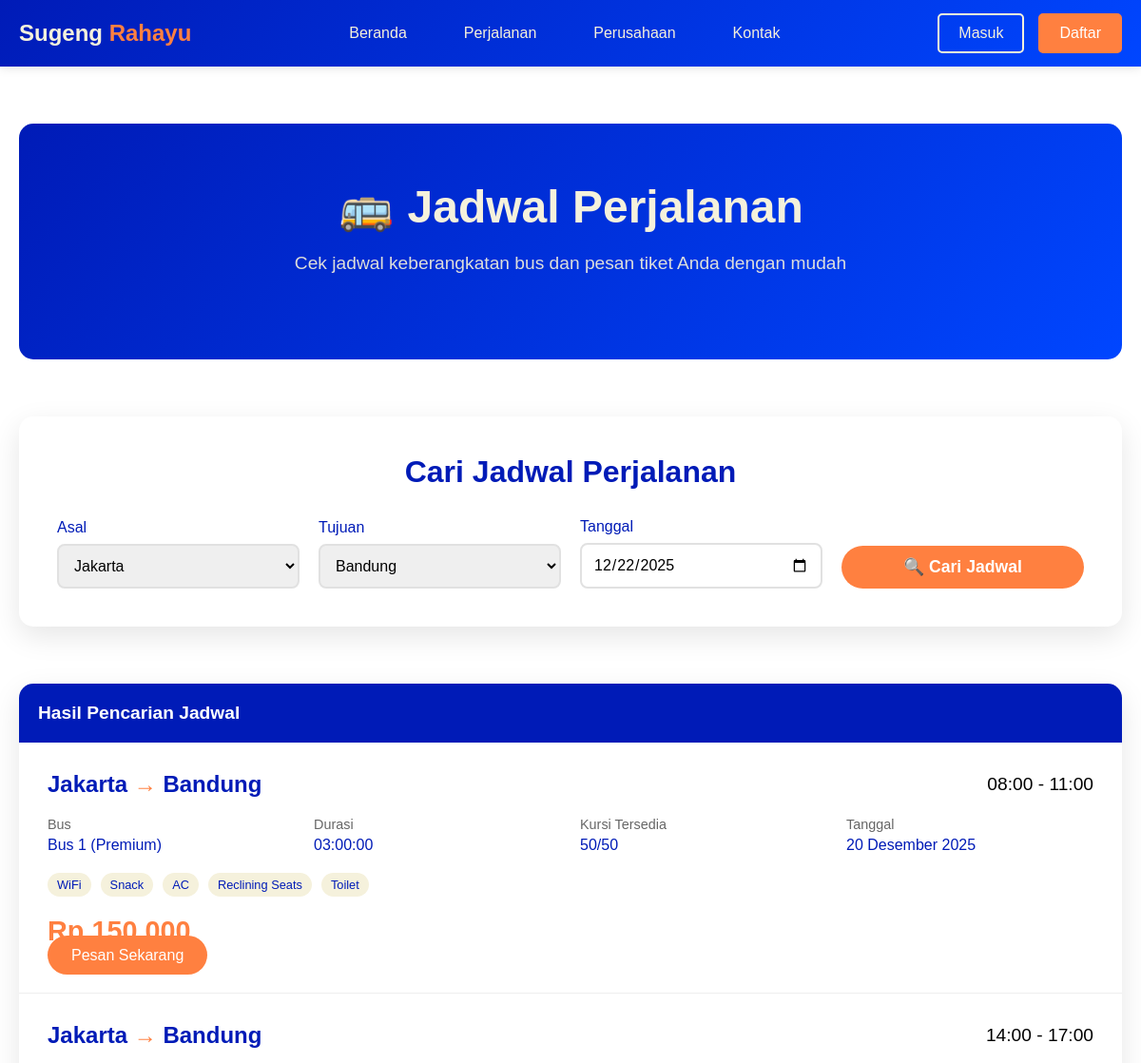
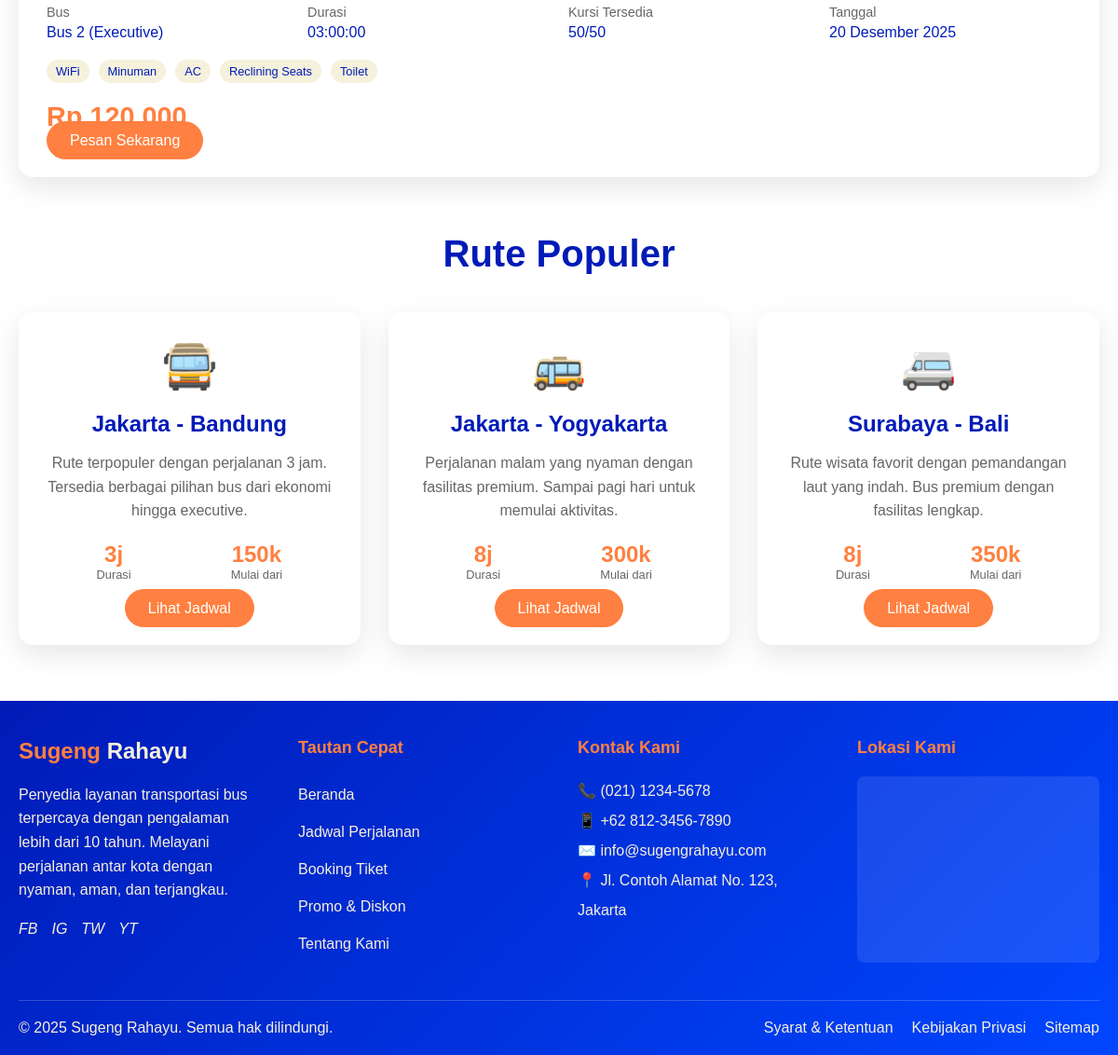
Screenshot of /jadwal.php?origin=Jakarta&destination=Bandung with the database file from the repository (2 pictures, top to bottom).
### tables this page shows
CREATE TABLE IF NOT EXISTS schedules (
    id INT PRIMARY KEY AUTO_INCREMENT,
    route_id INT,
    bus_type_id INT,
    departure_date DATE NOT NULL,
    departure_time TIME NOT NULL,
    arrival_time TIME,
    price DECIMAL(10,2) NOT NULL,
    available_seats INT DEFAULT 50,
    total_seats INT DEFAULT 50,
    status ENUM('active', 'cancelled', 'completed') DEFAULT 'active',
    created_at TIMESTAMP DEFAULT CURRENT_TIMESTAMP,
    updated_at TIMESTAMP DEFAULT CURRENT_TIMESTAMP ON UPDATE CURRENT_TIMESTAMP,
    FOREIGN KEY (route_id) REFERENCES routes(id),
    FOREIGN KEY (bus_type_id) REFERENCES bus_types(id)
);

CREATE TABLE IF NOT EXISTS routes (
    id INT PRIMARY KEY AUTO_INCREMENT,
    origin VARCHAR(100) NOT NULL,
    destination VARCHAR(100) NOT NULL,
    distance DECIMAL(8,2),
    estimated_duration TIME,
    description TEXT,
    status ENUM('active', 'inactive') DEFAULT 'active',
    created_at TIMESTAMP DEFAULT CURRENT_TIMESTAMP
);

CREATE TABLE IF NOT EXISTS bus_types (
    id INT PRIMARY KEY AUTO_INCREMENT,
    name VARCHAR(100) NOT NULL,
    description TEXT,
    capacity INT NOT NULL,
    facilities TEXT,
    image VARCHAR(255),
    status ENUM('active', 'inactive') DEFAULT 'active',
    created_at TIMESTAMP DEFAULT CURRENT_TIMESTAMP
);

### config.php (called while the page is built, shortened)
  <?php
if (!function_exists('format_currency')) {
    function format_currency($amount) {
        return 'Rp ' . number_format($amount, 0, ',', '.');
    }
}
if (!function_exists('format_date')) {
    function format_date($date) {
        $months = [
            'January' => 'Januari',
            'February' => 'Februari',
            'March' => 'Maret',
            'April' => 'April',
            'May' => 'Mei',
            'June' => 'Juni',
            'July' => 'Juli',
            'August' => 'Agustus',
            'September' => 'September',
            'October' => 'Oktober',
            'November' => 'November',
            'December' => 'Desember'
        ];
        $timestamp = strtotime($date);
        $formatted = date('d F Y', $timestamp);
        foreach ($months as $en => $id) {
            $formatted = str_replace($en, $id, $formatted);
        }
        return $formatted;
    }
}
if (!function_exists('format_time')) {
    function format_time($time) {
        return date('H:i', strtotime($time));
    }
}
?>

### jadwal.php (the view, shortened to what this page needs)
<?php
require_once 'config.php';
include 'header.php';
?>
<div class="jadwal-container">
    <div class="jadwal-hero">
        <h1>🚌 Jadwal Perjalanan</h1>
        <p>Cek jadwal keberangkatan bus dan pesan tiket Anda dengan mudah</p>
    </div>
    <div class="search-section">
        <h2 class="search-title">Cari Jadwal Perjalanan</h2>
        <form method="GET" action="">
            <div class="search-form">
                <div class="form-group">
                    <label for="origin">Asal</label>
                    <select id="origin" name="origin">
                        <option value="Jakarta" <?php echo ($_GET['origin'] ?? '') === 'Jakarta' ? 'selected' : ''; ?>>Jakarta</option>
                    </select>
                </div>
                <div class="form-group">
                    <label for="destination">Tujuan</label>
                    <select id="destination" name="destination">
                        <option value="Bandung" <?php echo ($_GET['destination'] ?? '') === 'Bandung' ? 'selected' : ''; ?>>Bandung</option>
                    </select>
                </div>
                <div class="form-group">
                    <label for="date">Tanggal</label>
                    <input type="date" id="date" name="date" value="<?php echo $_GET['date'] ?? date('Y-m-d'); ?>" min="<?php echo date('Y-m-d'); ?>">
                </div>
                <div class="form-group">
                    <button type="submit" class="btn-search">🔍 Cari Jadwal</button>
                </div>
            </div>
        </form>
    </div>
    <?php if ($_SERVER['REQUEST_METHOD'] === 'GET' && (!empty($_GET['origin']) || !empty($_GET['destination']) || !empty($_GET['date']))) { ?>
        <div class="jadwal-results">
            <div class="results-header">
                Hasil Pencarian Jadwal
            </div>
            <?php
            $where_conditions = ["s.status = 'active'"];
            $params = [];
            $types = "";
            if (!empty($_GET['origin'])) {
                $where_conditions[] = "r.origin = ?";
                $params[] = $_GET['origin'];
                $types .= "s";
            }
            if (!empty($_GET['destination'])) {
                $where_conditions[] = "r.destination = ?";
                $params[] = $_GET['destination'];
                $types .= "s";
            }
            $where_clause = implode(" AND ", $where_conditions);
            $query = "SELECT s.*, r.origin, r.destination, r.estimated_duration, bt.name as bus_type_name, bt.facilities FROM schedules s JOIN routes r ON s.route_id = r.id JOIN bus_types bt ON s.bus_type_id = bt.id WHERE $where_clause ORDER BY s.departure_time ASC";
            $stmt = mysqli_prepare($koneksi, $query);
            if (!empty($params)) {
                mysqli_stmt_bind_param($stmt, $types, ...$params);
            }
            mysqli_stmt_execute($stmt);
            $result = mysqli_stmt_get_result($stmt);
            if (mysqli_num_rows($result) > 0) {
                while ($schedule = mysqli_fetch_assoc($result)) {
                    $booked_query = "SELECT COUNT(*) as booked FROM bookings WHERE schedule_id = ? AND booking_status IN ('confirmed', 'checked_in')";
                    $booked_stmt = mysqli_prepare($koneksi, $booked_query);
                    mysqli_stmt_bind_param($booked_stmt, "i", $schedule['id']);
                    mysqli_stmt_execute($booked_stmt);
                    $booked_result = mysqli_stmt_get_result($booked_stmt);
                    $booked = mysqli_fetch_assoc($booked_result)['booked'];
                    $available = $schedule['total_seats'] - $booked;
                    $facilities = explode(',', $schedule['facilities']);
                    ?>
                    <div class="jadwal-item">
                        <div class="jadwal-route">
                            <div class="route-info">
                                <div class="route-cities"><?php echo htmlspecialchars($schedule['origin']); ?> <span class="route-arrow">→</span> <?php echo htmlspecialchars($schedule['destination']); ?></div>
                            </div>
                            <div class="jadwal-time">
                                <?php echo format_time($schedule['departure_time']); ?> - <?php echo format_time($schedule['arrival_time']); ?>
                            </div>
                        </div>
                        <div class="jadwal-details">
                            <div class="detail-item">
                                <div class="detail-label">Bus</div>
                                <div class="detail-value">Bus <?php echo htmlspecialchars($schedule['id'] ?? 'N/A'); ?> (<?php echo htmlspecialchars($schedule['bus_type_name'] ?? 'N/A'); ?>)</div>
                            </div>
                            <div class="detail-item">
                                <div class="detail-label">Durasi</div>
                                <div class="detail-value"><?php echo htmlspecialchars($schedule['estimated_duration'] ?? 'N/A'); ?></div>
                            </div>
                            <div class="detail-item">
                                <div class="detail-label">Kursi Tersedia</div>
                                <div class="detail-value"><?php echo $available; ?>/<?php echo $schedule['total_seats']; ?></div>
                            </div>
                            <div class="detail-item">
                                <div class="detail-label">Tanggal</div>
                                <div class="detail-value"><?php echo $schedule['departure_date'] ? format_date($schedule['departure_date']) : 'N/A'; ?></div>
                            </div>
                        </div>
                        <div class="jadwal-facilities">
                            <?php foreach ($facilities as $facility) { ?>
                                <span class="facility-tag"><?php echo htmlspecialchars(trim($facility)); ?></span>
                            <?php } ?>
                        </div>
                        <div class="jadwal-price">
                            <div class="price-amount"><?php echo format_currency($schedule['price']); ?></div>
                            <a href="booking/book-detail.php?id=<?php echo $schedule['id']; ?>" class="btn-book">Pesan Sekarang</a>
                        </div>
                    </div>
                    <?php
                }
            }
            ?>
        </div>
    <?php } ?>
    <div class="popular-routes">
        <h2 class="popular-title">Rute Populer</h2>
        <div class="routes-grid">
            <div class="route-card">
                <div class="route-icon">🚍</div>
                <h3 class="route-name">Jakarta - Bandung</h3>
                <p class="route-desc">Rute terpopuler dengan perjalanan 3 jam. Tersedia berbagai pilihan bus dari ekonomi hingga executive.</p>
                <div class="route-stats">
                    <div class="stat-item">
                        <div class="stat-number">3j</div>
                        <div class="stat-label">Durasi</div>
                    </div>
                    <div class="stat-item">
                        <div class="stat-number">150k</div>
                        <div class="stat-label">Mulai dari</div>
                    </div>
                </div>
                <a href="?origin=Jakarta&destination=Bandung" class="btn-book">Lihat Jadwal</a>
            </div>
            <div class="route-card">
                <div class="route-icon">🚌</div>
                <h3 class="route-name">Jakarta - Yogyakarta</h3>
                <p class="route-desc">Perjalanan malam yang nyaman dengan fasilitas premium. Sampai pagi hari untuk memulai aktivitas.</p>
                <div class="route-stats">
                    <div class="stat-item">
                        <div class="stat-number">8j</div>
                        <div class="stat-label">Durasi</div>
                    </div>
                    <div class="stat-item">
                        <div class="stat-number">300k</div>
                        <div class="stat-label">Mulai dari</div>
                    </div>
                </div>
                <a href="?origin=Jakarta&destination=Yogyakarta" class="btn-book">Lihat Jadwal</a>
            </div>
            <div class="route-card">
                <div class="route-icon">🚐</div>
                <h3 class="route-name">Surabaya - Bali</h3>
                <p class="route-desc">Rute wisata favorit dengan pemandangan laut yang indah. Bus premium dengan fasilitas lengkap.</p>
                <div class="route-stats">
                    <div class="stat-item">
                        <div class="stat-number">8j</div>
                        <div class="stat-label">Durasi</div>
                    </div>
                    <div class="stat-item">
                        <div class="stat-number">350k</div>
                        <div class="stat-label">Mulai dari</div>
                    </div>
                </div>
                <a href="?origin=Surabaya&destination=Bali" class="btn-book">Lihat Jadwal</a>
            </div>
        </div>
    </div>
</div>
<?php include 'footer.php'; ?>

### rows the page displays
schedules: route.origin "Jakarta", route.destination "Bandung", departure_time "08:00", arrival_time "11:00", id "1", bus_type.name "Premium", route.estimated_duration "03:00:00", total_seats "50", departure_date "20 Desember 2025", bus_type.facilities "WiFi", bus_type.facilities "Snack", bus_type.facilities "AC", bus_type.facilities "Reclining Seats", bus_type.facilities "Toilet", price "Rp 150.000"
schedules: route.origin "Jakarta", route.destination "Bandung", departure_time "14:00", arrival_time "17:00", id "2", bus_type.name "Executive", route.estimated_duration "03:00:00", total_seats "50", departure_date "20 Desember 2025", bus_type.facilities "WiFi", bus_type.facilities "Minuman", bus_type.facilities "AC", bus_type.facilities "Reclining Seats", bus_type.facilities "Toilet", price "Rp 120.000"
